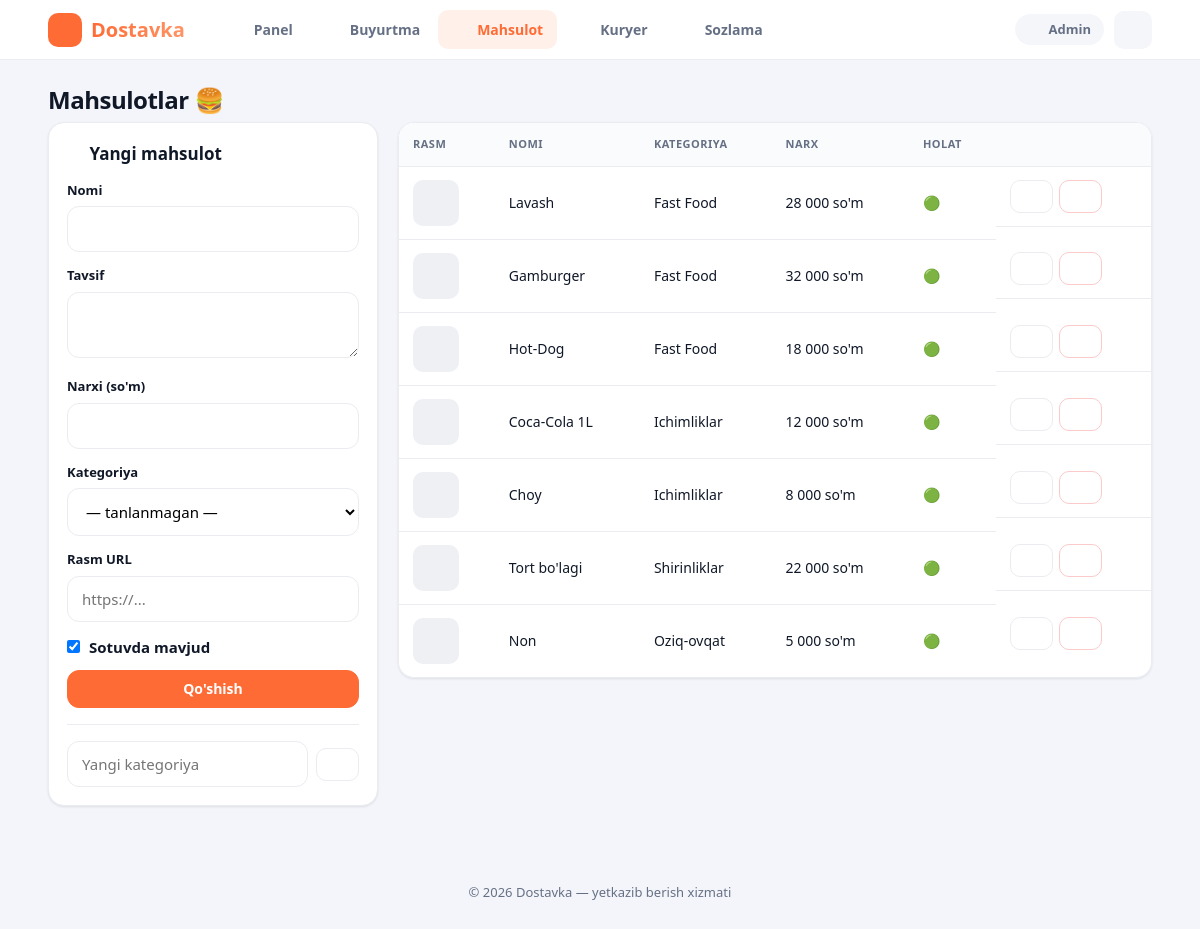
/admin/products.php (signed in), run on the app's committed database.
### tables this page shows
CREATE TABLE users (
    id            INT AUTO_INCREMENT PRIMARY KEY,
    name          VARCHAR(100)  NOT NULL,
    phone         VARCHAR(20)   NOT NULL UNIQUE,
    password      VARCHAR(255)  NOT NULL,
    role          ENUM('customer','courier','admin') NOT NULL DEFAULT 'customer',
    is_active     TINYINT(1)    NOT NULL DEFAULT 1,
    balance       DECIMAL(12,2) NOT NULL DEFAULT 0,
    lat           DECIMAL(10,7) NULL,
    lng           DECIMAL(10,7) NULL,
    last_seen     TIMESTAMP     NULL,
    created_at    TIMESTAMP     NOT NULL DEFAULT CURRENT_TIMESTAMP
);

CREATE TABLE products (
    id           INT AUTO_INCREMENT PRIMARY KEY,
    category_id  INT NULL,
    name         VARCHAR(150)   NOT NULL,
    description  TEXT           NULL,
    price        DECIMAL(12,2)  NOT NULL DEFAULT 0,
    image        VARCHAR(255)   NULL,
    is_available TINYINT(1)     NOT NULL DEFAULT 1,
    created_at   TIMESTAMP      NOT NULL DEFAULT CURRENT_TIMESTAMP,
    FOREIGN KEY (category_id) REFERENCES categories(id) ON DELETE SET NULL
);

CREATE TABLE categories (
    id     INT AUTO_INCREMENT PRIMARY KEY,
    name   VARCHAR(100) NOT NULL,
    icon   VARCHAR(30)  NULL
);

### config/db.php (called while the page is built, shortened)
<?php
function db(): PDO
{
    static $pdo = null;
    if ($pdo instanceof PDO) {
        return $pdo;
    }
    $dsn = sprintf(
        'mysql:host=%s;port=%s;dbname=%s;charset=utf8mb4',
        DB_HOST, DB_PORT, DB_NAME
    );
    try {
        $pdo = new PDO($dsn, DB_USER, DB_PASS, [
            PDO::ATTR_ERRMODE            => PDO::ERRMODE_EXCEPTION,
            PDO::ATTR_DEFAULT_FETCH_MODE => PDO::FETCH_ASSOC,
            PDO::ATTR_EMULATE_PREPARES   => false,
        ]);
    } catch (PDOException $e) {
        http_response_code(500);
        die('Bazaga ulanishda xatolik: ' . htmlspecialchars($e->getMessage()));
    }
    return $pdo;
}

### admin/products.php (the view, shortened to what this page needs)
<?php
require_once __DIR__ . '/../includes/functions.php';
require_role('admin');
$edit = null;
$products = db()->query(
    'SELECT p.*, c.name AS category FROM products p LEFT JOIN categories c ON c.id=p.category_id ORDER BY p.created_at DESC'
)->fetchAll();
require __DIR__ . '/../includes/header.php';
?>
<h1 class="page-title">Mahsulotlar 🍔</h1>
<div class="admin-layout">
    <div class="card form-card">
        <h2><?= $edit ? icon('edit',18).' Tahrirlash' : icon('plus',18).' Yangi mahsulot' ?></h2>
        <form method="post">
            <label class="field"><span>Nomi</span><input type="text" name="name" value="<?= e($edit['name'] ?? '') ?>" required></label>
            <label class="field"><span>Tavsif</span><textarea name="description" rows="2"><?= e($edit['description'] ?? '') ?></textarea></label>
            <label class="field"><span>Narxi (so'm)</span><input type="number" step="100" name="price" value="<?= e($edit['price'] ?? '') ?>" required></label>
            <label class="field"><span>Kategoriya</span>
                <select name="category_id">
                    <option value="0">— tanlanmagan —</option>
                </select>
            </label>
            <label class="field"><span>Rasm URL</span><input type="text" name="image" value="<?= e($edit['image'] ?? '') ?>" placeholder="https://..."></label>
            <label class="check"><input type="checkbox" name="is_available" <?= ($edit['is_available'] ?? 1) ? 'checked' : '' ?>> Sotuvda mavjud</label>
            <button class="btn primary block" style="margin-top:12px"><?= $edit ? 'Saqlash' : 'Qo\'shish' ?></button>
        </form>
        <hr style="border:none;border-top:1px solid var(--line);margin:16px 0">
        <form method="post" class="inline-form">
            <input type="text" name="cat_name" placeholder="Yangi kategoriya">
            <button class="btn sm"><?= icon('plus',15) ?></button>
        </form>
    </div>
    <div class="table-wrap">
        <table class="table">
            <thead><tr><th>Rasm</th><th>Nomi</th><th>Kategoriya</th><th>Narx</th><th>Holat</th><th></th></tr></thead>
            <tbody>
            <?php foreach ($products as $p): ?>
                <tr>
                    <td><div class="thumb" style="background-image:url('<?= e($p['image']) ?>')"></div></td>
                    <td><?= e($p['name']) ?></td>
                    <td><?= e($p['category'] ?? '—') ?></td>
                    <td><?= money($p['price']) ?></td>
                    <td><?= $p['is_available'] ? '🟢' : '🔴' ?></td>
                    <td class="row-actions">
                        <a class="btn sm" href="?edit=<?= $p['id'] ?>"><?= icon('edit',15) ?></a>
                        <form method="post" data-confirm="O'chirilsinmi?">
                            <button class="btn sm danger"><?= icon('trash',15) ?></button>
                        </form>
                    </td>
                </tr>
            <?php endforeach; ?>
            </tbody>
        </table>
    </div>
</div>
<?php require __DIR__ . '/../includes/footer.php'; ?>

### includes/header.php (shortened to what this page needs)
<?php
require_once __DIR__ . '/functions.php';
$u = current_user();
$cur = $_SERVER['PHP_SELF'] ?? '';
$navItems = [];
if ($u) {
    if ($u['role'] === 'customer') {
        $navItems = [
            ['/index.php',  'home',    'Bosh'],
            ['/cart.php',   'cart',    'Savat',  cart_count()],
            ['/orders.php', 'package', 'Buyurtma'],
            ['/profile.php','user',    'Profil'],
        ];
    } elseif ($u['role'] === 'courier') {
        $navItems = [
            ['/courier/index.php',   'truck',  'Buyurtma'],
            ['/courier/balance.php', 'wallet', 'Balans'],
            ['/profile.php',         'user',   'Profil'],
        ];
    } elseif ($u['role'] === 'admin') {
        $navItems = [
            ['/admin/index.php',    'dashboard','Panel'],
            ['/admin/orders.php',   'list',     'Buyurtma'],
            ['/admin/products.php', 'box',      'Mahsulot'],
            ['/admin/couriers.php', 'truck',    'Kuryer'],
            ['/admin/settings.php', 'settings', 'Sozlama'],
        ];
    }
}
?>
<!DOCTYPE html>
<html lang="uz">
<head>
    <link rel="stylesheet" href="/assets/css/style.css">
</head>
<body class="<?= $u ? 'role-' . e($u['role']) : 'guest' ?>">
<header class="topbar">
    <div class="topbar-inner">
        <a class="brand" href="<?= $u ? role_home($u['role']) : '/index.php' ?>">
            <span class="brand-logo"><?= icon('truck', 20) ?></span>
            <span>Dostavka</span>
        </a>
        <?php if ($u): ?>
            <nav class="nav-desktop">
                <?php foreach ($navItems as $it): ?>
                    <a href="<?= e($it[0]) ?>" class="<?= str_contains($cur, ltrim($it[0], '/')) ? 'active' : '' ?>">
                        <?= icon($it[1], 18) ?><span><?= e($it[2]) ?></span>
                    </a>
                <?php endforeach; ?>
            </nav>
            <div class="topbar-right">
                <span class="user-chip"><?= icon('user', 15) ?> <?= e($u['name']) ?></span>
                <a class="icon-btn" href="/logout.php" title="Chiqish"><?= icon('logout', 18) ?></a>
            </div>
        <?php endif; ?>
    </div>
</header>
<main class="container">

### includes/functions.php (shortened to what this page needs)
<?php
require_once __DIR__ . '/../config/db.php';
function e(?string $v): string
{
    return htmlspecialchars((string)$v, ENT_QUOTES, 'UTF-8');
}
function money($v): string
{
    return number_format((float)$v, 0, '.', ' ') . " so'm";
}
function current_user(): ?array
{
    static $user = null;
    if ($user === null) {
        $stmt = db()->prepare('SELECT * FROM users WHERE id = ? LIMIT 1');
        $stmt->execute([$_SESSION['user_id']]);
        $user = $stmt->fetch() ?: null;
    }
    return $user;
}
function is_logged_in(): bool
{
    return current_user() !== null;
}
function require_login(): void
{
    if (!is_logged_in()) {
        redirect('/login.php');
    }
}
function require_role(string ...$roles): void
{
    require_login();
}
function role_home(string $role): string
{
    return match ($role) {
        'admin'   => '/admin/index.php',
        'courier' => '/courier/index.php',
        default   => '/index.php',
    };
}
function icon(string $name, int $size = 22): string
{
    $p = $paths[$name] ?? $paths['box'];
    return '<svg class="ic" width="' . $size . '" height="' . $size . '" viewBox="0 0 24 24" '
         . 'fill="none" stroke="currentColor" stroke-width="2" stroke-linecap="round" '
         . 'stroke-linejoin="round" aria-hidden="true">' . $p . '</svg>';
}

### assets/css/style.css (style rules this page uses)
:root { --bg:#f3f5fa; --card:#ffffff; --text:#101828; --muted:#667085; --primary:#ff6b35; --primary-d:#e85a26; --primary-l:#fff1ea; --green:#16a34a; --blue:#2563eb; --purple:#7c3aed; --amber:#f59e0b; --red:#ef4444; --line:#eaecf0; --radius:16px; --radius-sm:10px; --shadow:0 1px 3px rgba(16,24,40,.06),0 1px 2px rgba(16,24,40,.04); --shadow-md:0 8px 24px rgba(16,24,40,.08); --safe-bottom:env(safe-area-inset-bottom,0px); }
* { box-sizing:border-box;-webkit-tap-highlight-color:transparent }
html,body { margin:0;padding:0 }
body { font-family:'Segoe UI',-apple-system,system-ui,Roboto,Arial,sans-serif; background:var(--bg);color:var(--text);line-height:1.5;font-size:15px; -webkit-font-smoothing:antialiased; }
a { color:var(--primary);text-decoration:none }
.ic { display:inline-block;vertical-align:middle;flex-shrink:0 }
h1,h2,h3 { margin:0 }
.topbar { position:sticky;top:0;z-index:60;background:#fff;border-bottom:1px solid var(--line) }
.topbar-inner { max-width:1140px;margin:0 auto;display:flex;align-items:center;gap:16px;padding:10px 18px }
.brand { display:flex;align-items:center;gap:9px;font-size:20px;font-weight:800;color:var(--text) }
.brand-logo { display:grid;place-items:center;width:34px;height:34px;border-radius:10px;background:var(--primary);color:#fff }
.brand span:last-child { background:linear-gradient(90deg,var(--primary),#ff9466);-webkit-background-clip:text;background-clip:text;-webkit-text-fill-color:transparent }
.nav-desktop { display:flex;gap:4px;margin-left:14px }
.nav-desktop a { display:flex;align-items:center;gap:7px;padding:9px 14px;border-radius:10px;color:var(--muted);font-weight:600;font-size:14px;position:relative }
.nav-desktop a.active { background:var(--primary-l);color:var(--primary) }
.topbar-right { margin-left:auto;display:flex;align-items:center;gap:10px }
.user-chip { display:inline-flex;align-items:center;gap:6px;background:#f5f6fa;border-radius:30px;padding:6px 13px;font-size:13px;font-weight:600;color:var(--muted) }
.icon-btn { display:grid;place-items:center;width:38px;height:38px;border-radius:10px;color:var(--muted);background:#f5f6fa }
.container { max-width:1140px;margin:0 auto;padding:22px 18px calc(40px + var(--safe-bottom)) }
.page-title { font-size:24px;font-weight:800;margin-bottom:4px;letter-spacing:-.02em }
.btn { display:inline-flex;align-items:center;justify-content:center;gap:7px;border:1px solid var(--line); background:#fff;color:var(--text);padding:11px 18px;border-radius:12px;cursor:pointer; font-weight:700;font-size:14px;font-family:inherit;transition:.15s;line-height:1 }
.btn.primary { background:var(--primary);border-color:var(--primary);color:#fff }
.btn.danger { color:var(--red);border-color:#fbcaca;background:#fff }
.btn.sm { padding:8px 13px;font-size:13px;border-radius:10px }
.btn.block { display:flex;width:100%;margin-top:10px }
.card { background:var(--card);border-radius:var(--radius);box-shadow:var(--shadow);padding:18px;border:1px solid var(--line) }
.field { display:block;margin-bottom:14px;font-weight:600;font-size:13px;color:var(--text) }
.field span { display:block;margin-bottom:6px }
input,select,textarea { width:100%;padding:12px 14px;border:1px solid var(--line);border-radius:12px; font-size:15px;font-family:inherit;background:#fff;transition:.15s }
label.check { display:flex;align-items:center;gap:9px;font-weight:600 }
label.check input { width:auto;margin:0 }
.inline-form { display:flex;gap:8px;align-items:center;margin:0 }
.inline-form input,.inline-form select { margin:0 }
.admin-layout { display:grid;grid-template-columns:330px 1fr;gap:20px;align-items:start }
.form-card h2 { font-size:17px;margin-bottom:14px }
.table-wrap { overflow-x:auto;border-radius:var(--radius);box-shadow:var(--shadow);border:1px solid var(--line) }
.table { width:100%;border-collapse:collapse;background:#fff;min-width:540px }
.table th,.table td { padding:13px 14px;text-align:left;border-bottom:1px solid var(--line);font-size:14px;vertical-align:middle }
.table tr:last-child td { border-bottom:none }
.table th { background:#fafbfd;font-size:11px;text-transform:uppercase;letter-spacing:.5px;color:var(--muted);font-weight:700 }
.thumb { width:46px;height:46px;border-radius:10px;background-size:cover;background-position:center;background-color:#eef0f4 }
.row-actions { display:flex;gap:6px }
.row-actions form { margin:0 }

### data on the page
users: name "Admin"
products: name "Lavash", category.name "Fast Food", price "28 000 so'm", $size 15 (drawn)
products: name "Gamburger", category.name "Fast Food", price "32 000 so'm", $size 15 (drawn)
products: name "Hot-Dog", category.name "Fast Food", price "18 000 so'm", $size 15 (drawn)
products: name "Coca-Cola 1L", category.name "Ichimliklar", price "12 000 so'm", $size 15 (drawn)
products: name "Choy", category.name "Ichimliklar", price "8 000 so'm", $size 15 (drawn)
products: name "Tort bo'lagi", category.name "Shirinliklar", price "22 000 so'm", $size 15 (drawn)
products: name "Non", category.name "Oziq-ovqat", price "5 000 so'm", $size 15 (drawn)

### other printed values
$it[2] "Panel"
$it[2] "Buyurtma"
$it[2] "Mahsulot"
$it[2] "Kuryer"
$it[2] "Sozlama"
